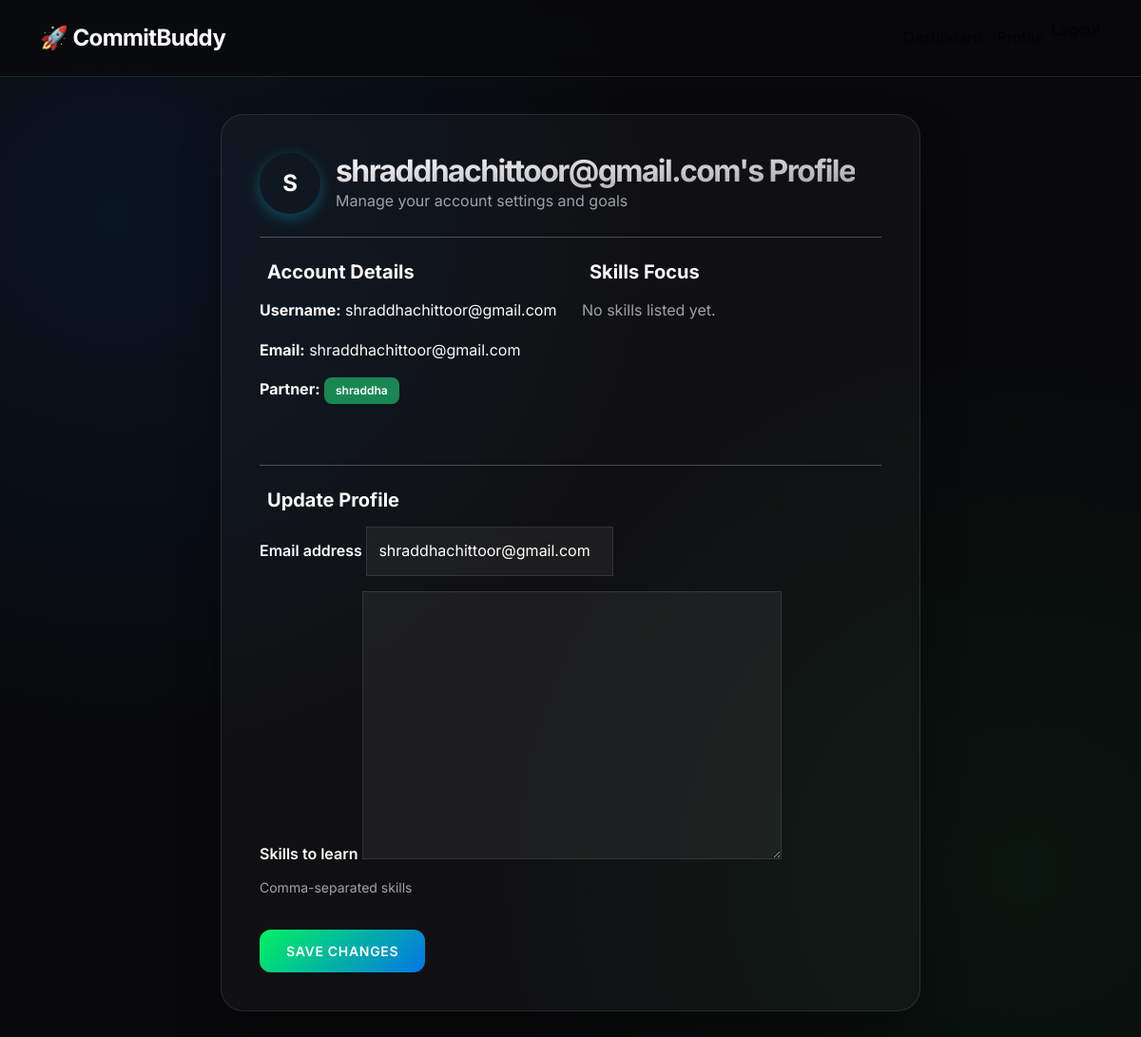
The app's page /users/profile/ (signed in), older data.
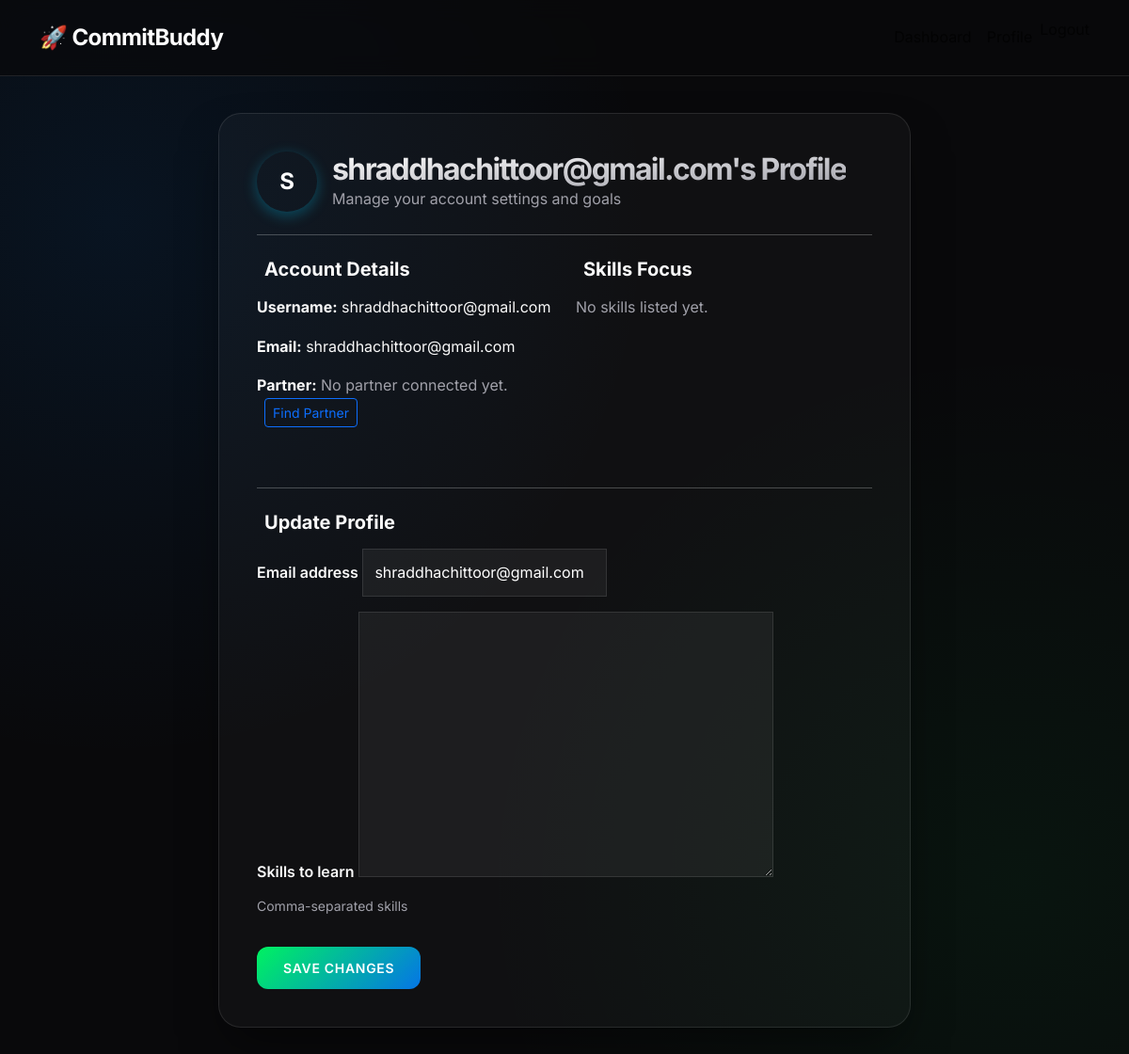
The same page, newer data.
### users/models.py (models this page shows, shortened)
class CustomUser(AbstractUser):
    partner = models.OneToOneField(
        'self',
        on_delete=models.SET_NULL,
        null=True,
        blank=True,
        related_name='accountability_partner'
    )
    skills_to_learn = models.TextField(blank=True, help_text="Comma-separated skills")

### users/views.py (the view)
# urls.py: path('profile/', views.profile, name='profile'),
@login_required
def profile(request):
    if request.method == 'POST':
        form = UserUpdateForm(request.POST, instance=request.user)
        if form.is_valid():
            form.save()
            messages.success(request, "Your profile has been updated!")
            return redirect('profile')
    else:
        form = UserUpdateForm(instance=request.user)
    return render(request, 'users/profile.html', {'form': form})

### users/forms.py
class UserUpdateForm(forms.ModelForm):
    class Meta:
        model = CustomUser
        fields = ('email', 'skills_to_learn',)

### templates/users/profile.html (shortened to what this page needs)
{% extends 'base.html' %}
{% block content %}
<div class="row justify-content-center fade-in">
    <div class="col-md-8">
        <div class="glass-card">
            <div class="d-flex align-items-center mb-4">
                <div class="avatar-circle me-3">
                    {{ user.username|first|upper }}
                </div>
                <div>
                    <h2 class="mb-0 fw-bold">{{ user.username }}'s Profile</h2>
                    <p class="text-muted mb-0">Manage your account settings and goals</p>
                </div>
            </div>
            <hr class="border-light opacity-10 mb-4">
            <div class="row">
                <div class="col-md-6 mb-4">
                    <h5 class="fw-bold mb-3">Account Details</h5>
                    <p><strong>Username:</strong> {{ user.username }}</p>
                    <p><strong>Email:</strong> {{ user.email|default:"Not set" }}</p>
                    <p><strong>Partner:</strong>
                        {% if user.partner %}
                        <span class="badge bg-success">{{ user.partner.username }}</span>
                        {% else %}
                        <span class="text-muted italic">No partner connected yet.</span>
                        <a href="{% url 'find_partner' %}" class="btn btn-sm btn-outline-primary ms-2">Find Partner</a>
                        {% endif %}
                    </p>
                </div>
                <div class="col-md-6 mb-4">
                    <h5 class="fw-bold mb-3">Skills Focus</h5>
                    {% if user.skills_to_learn %}
                    <div class="d-flex flex-wrap gap-2">
                        {% for skill in user.skills_to_learn.split %}
                        <span class="skill-tag">{{ skill|cut:"," }}</span>
                        {% endfor %}
                    </div>
                    {% else %}
                    <p class="text-muted italic">No skills listed yet.</p>
                    {% endif %}
                </div>
            </div>
            <hr class="border-light opacity-10 my-4">
            <h5 class="fw-bold mb-3">Update Profile</h5>
            <form method="post">
                {% for field in form %}
                <div class="mb-3">
                    <label class="form-label fw-semibold">{{ field.label }}</label>
                    {{ field }}
                    {% if field.help_text %}
                    <div class="form-text text-muted">{{ field.help_text }}</div>
                    {% endif %}
                </div>
                {% endfor %}
                <button type="submit" class="btn btn-premium mt-3">Save Changes</button>
            </form>
        </div>
    </div>
</div>
{% endblock %}

Row changes from the older to the newer data that the page shows:
changed CustomUser "shraddhachittoor@gmail.com": partner_id 1 → empty (drawn); partner.username "shraddha" → (not shown)
Text that changed along with them:
text now shown: "No partner connected yet. Find Partner"
